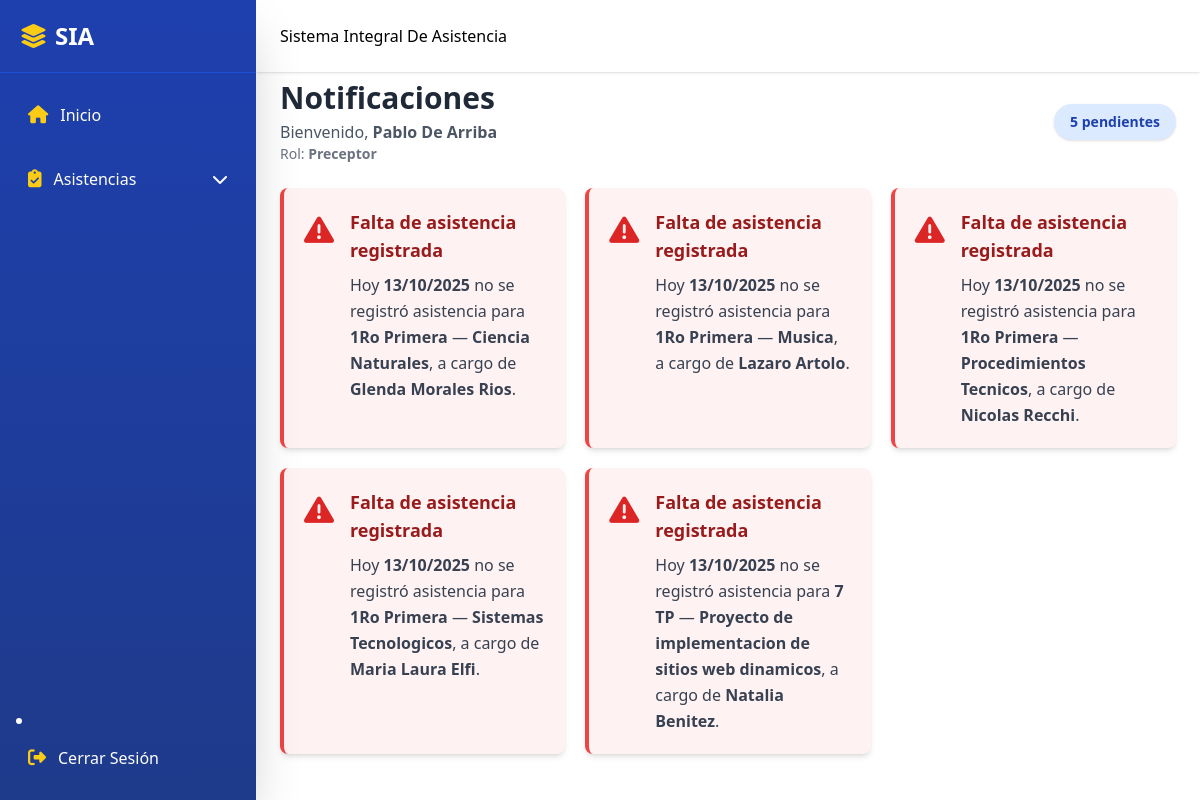
/index.php (signed in), run on the app's committed database.
### tables this page shows
CREATE TABLE `roles` (
  `role_id` int(11) NOT NULL,
  `name` varchar(50) NOT NULL,
  `description` varchar(255) DEFAULT NULL,
  `created_at` timestamp NOT NULL DEFAULT current_timestamp()
);

CREATE TABLE `courses` (
  `course_id` int(11) NOT NULL,
  `name` varchar(100) NOT NULL,
  `description` text DEFAULT NULL,
  `technical_degree` varchar(50) DEFAULT NULL
);

CREATE TABLE `subjects` (
  `subject_id` int(11) NOT NULL,
  `name` varchar(100) NOT NULL,
  `description` text DEFAULT NULL,
  `course_id` int(11) DEFAULT NULL,
  `turno` enum('mañana','tarde') NOT NULL
);

CREATE TABLE `teachers` (
  `teacher_id` int(11) NOT NULL,
  `user_id` int(11) DEFAULT NULL,
  `first_name` varchar(50) NOT NULL,
  `last_name` varchar(50) NOT NULL
);

### index.php (the view, shortened to what this page needs)
<?php
include 'includes/session.php';
include 'includes/header.php';
include 'includes/sidebar.php';
include 'includes/navbar.php';
include 'includes/conn.php';
$today = (new DateTime())->format('Y-m-d');
$displayDate = (new DateTime())->format('d/m/Y');
$weekday = strtolower((new DateTime())->format('l'));
$role_name = '';
if (isset($role_id)) {
    $stmtRole = $conn->prepare("SELECT name FROM roles WHERE role_id = ?");
    $stmtRole->execute([$role_id]);
    $role_row = $stmtRole->fetch(PDO::FETCH_ASSOC);
    if ($role_row) {
        $role_name = $role_row['name'];
    }
}
$sql = "
    SELECT
        c.course_id, c.name AS course_name,
        s.subject_id, s.name AS subject_name,
        t.teacher_id, t.first_name AS teacher_fname, t.last_name AS teacher_lname
    FROM courses c
    JOIN schedules sch
        ON sch.course_id = c.course_id
        AND sch.weekday = :weekday
    JOIN subjects s
        ON s.subject_id = sch.subject_id
    JOIN teachers t
        ON t.teacher_id = sch.teacher_id
    LEFT JOIN student_attendance sa
        ON sa.schedule_id = sch.schedule_id
        AND sa.attendance_date = :today
    WHERE sa.id IS NULL
    GROUP BY c.course_id, s.subject_id
    ORDER BY c.name, s.name
";
$stmt = $conn->prepare($sql);
$stmt->bindValue(':today', $today);
$stmt->bindValue(':weekday', $weekday);
$stmt->execute();
$rows = $stmt->fetchAll(PDO::FETCH_ASSOC);
?>
<div class="flex-1 md:ml-64 transition-all duration-300">
  <main class="pt-20 p-6">
    <div class="flex flex-col md:flex-row items-start md:items-center justify-between mb-6 gap-3">
        <div>
            <h1 class="text-3xl font-bold text-gray-800">Notificaciones</h1>
            <p class="text-gray-600 mt-1">
                Bienvenido, <strong><?= htmlspecialchars($_SESSION['first_name'] . ' ' . $_SESSION['last_name']) ?></strong>
            </p>
            <p class="text-gray-500 text-sm">
                Rol: <strong><?= htmlspecialchars($role_name) ?></strong>
            </p>
        </div>
        <span class="px-4 py-2 text-sm font-semibold bg-blue-100 text-blue-800 rounded-full shadow">
            <?= count($rows); ?> pendientes
        </span>
    </div>
    <?php if (count($rows) > 0): ?>
      <div class="grid gap-5 sm:grid-cols-1 md:grid-cols-2 lg:grid-cols-3">
        <?php foreach ($rows as $row): ?>
          <div class="flex items-start p-5 bg-red-50 border-l-4 border-red-500 rounded-lg shadow-md hover:shadow-lg transition-shadow duration-300">
            <i class="fa-solid fa-triangle-exclamation text-red-600 text-3xl mr-4 mt-1"></i>
            <div>
              <p class="font-semibold text-red-800 text-lg">
                Falta de asistencia registrada
              </p>
              <p class="text-gray-700 mt-2 leading-relaxed">
                Hoy <strong><?php echo $displayDate; ?></strong> no se registró asistencia
                para <strong><?php echo htmlspecialchars($row['course_name']); ?></strong> —
                <strong><?php echo htmlspecialchars($row['subject_name']); ?></strong>,
                a cargo de <strong><?php echo htmlspecialchars($row['teacher_fname'].' '.$row['teacher_lname']); ?></strong>.
              </p>
            </div>
          </div>
        <?php endforeach; ?>
      </div>
    <?php endif; ?>
  </main>
</div>

### includes/header.php (shortened to what this page needs)
<!DOCTYPE html>
<html lang="es">
<head>
  <script src="https://cdn.tailwindcss.com" defer></script>
  <link rel="stylesheet" href="https://cdn.jsdelivr.net/npm/swiper@11/swiper-bundle.min.css"/>
  <link rel="stylesheet" href="https://cdnjs.cloudflare.com/ajax/libs/font-awesome/6.5.2/css/all.min.css"/>
</head>
<body class="flex">

### includes/sidebar.php (shortened to what this page needs)
<?php
include 'includes/conn.php';
$role_id = $_SESSION['role_id'];
$permissions = [];
try {
    $stmt = $conn->prepare("SELECT page, action FROM role_permissions WHERE role_id = ?");
    $stmt->execute([$role_id]);
    $perms = $stmt->fetchAll(PDO::FETCH_ASSOC);
    foreach ($perms as $perm) {
        $permissions[$perm['page']][] = $perm['action'];
    }
} catch (PDOException $e) {
    echo "Error al cargar permisos: " . $e->getMessage();
}
?>
<aside id="sidebar" class="fixed top-0 left-0 h-screen w-64 bg-gradient-to-b from-blue-800 to-blue-900 text-white shadow-2xl flex flex-col transform -translate-x-full md:translate-x-0 transition-transform duration-300 ease-in-out z-50">
  <div class="p-5 text-2xl font-bold border-b border-blue-700 flex justify-between items-center">
    <span class="flex items-center"><i class="fas fa-layer-group mr-2 text-yellow-400"></i> SIA</span>
  </div>
  <nav class="flex-1 p-4 overflow-y-auto">
    <ul class="space-y-3">
      <?php if(isset($permissions['index.php']) && in_array('view', $permissions['index.php'])): ?>
      <li>
        <a href="index.php" class="flex items-center p-3 rounded-lg hover:bg-blue-700 transition-all relative">
          <i class="fas fa-home mr-3 text-lg text-yellow-400"></i>
          <span class="font-medium">Inicio</span>
        </a>
      </li>
      <?php endif; ?>
      <?php
      $attendance_pages = ['attendance.php','attendance_report.php','student_attendance.php','teachers_attendance.php','attendance_reports_list.php'];
      $has_attendance = false;
      foreach($attendance_pages as $page) {
          if(isset($permissions[$page]) && in_array('view', $permissions[$page])) { $has_attendance = true; break; }
      }
      ?>
      <?php if($has_attendance): ?>
      <li>
        <button class="flex items-center justify-between w-full p-3 rounded-lg hover:bg-blue-700 focus:outline-none transition-all relative"
                onclick="this.nextElementSibling.classList.toggle('max-h-0'); this.nextElementSibling.classList.toggle('max-h-96');">
          <span class="flex items-center">
            <i class="fas fa-clipboard-check mr-3 text-lg text-yellow-400"></i>
            <span class="font-medium">Asistencias</span>
          </span>
          <i class="fas fa-chevron-down transition-transform duration-300"></i>
        </button>
      </li>
      <?php endif; ?>
    </ul>
  </nav>
  <li class="mt-6 mb-4 px-4">
    <a href="logout.php" class="flex items-center p-3 rounded-lg hover:bg-red-600 transition-all relative">
      <i class="fas fa-sign-out-alt mr-3 text-lg text-yellow-400"></i>
      <span class="font-medium">Cerrar Sesión</span>
    </a>
  </li>
</aside>

### includes/navbar.php (shortened to what this page needs)
<header class="fixed top-0 left-0 md:left-64 right-0 bg-white shadow flex justify-between items-center p-6 z-30 transition-all duration-300">
  <div class="flex items-center space-x-4">
    <div class="flex items-center space-x-2">
      <span class="font-medium">Sistema Integral De Asistencia</span>
    </div>
  </div>
</header>

### data on the page
roles: name "Preceptor"
courses: name "1Ro Primera", subjects.name "Ciencia Naturales", teachers.first_name+last_name "Glenda Morales Rios", subjects.name "Musica", teachers.first_name+last_name "Lazaro Artolo", subjects.name "Procedimientos Tecnicos", teachers.first_name+last_name "Nicolas Recchi", subjects.name "Sistemas Tecnologicos", teachers.first_name+last_name "Maria Laura Elfi"
courses: name "7 TP", subjects.name "Proyecto de implementacion de sitios web dinamicos", teachers.first_name+last_name "Natalia Benitez"

### other printed values
$_SESSION['first_name'] . ' ' . $_SESSION['last_name'] "Pablo De Arriba"
count($rows) "5"
